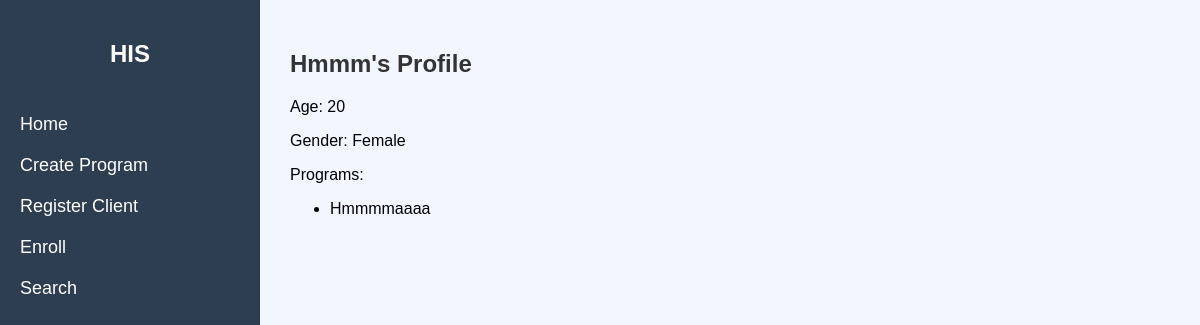
Page /client/2 on the committed database.
### app/models.py (models this page shows)
class Client(db.Model):
    id = db.Column(db.Integer, primary_key=True)
    name = db.Column(db.String(100), nullable=False)
    age = db.Column(db.Integer)
    gender = db.Column(db.String(10))
    programs = db.relationship('Program', secondary=enrollments, backref='clients')

class Program(db.Model):
    id = db.Column(db.Integer, primary_key=True)
    name = db.Column(db.String(100), unique=True, nullable=False)

### app/routes.py (the view)
@main.route('/client/<int:client_id>')
def client_profile(client_id):
    client = db.session.get(Client, client_id)
    if client is None:
        abort(404)
    return render_template('client_profile.html', client=client)

### templates/client_profile.html (shortened to what this page needs)
{% extends "base.html" %}
{% block content %}
<h2>{{ client.name }}'s Profile</h2>
<p>Age: {{ client.age }}</p>
<p>Gender: {{ client.gender }}</p>
<p>Programs:</p>
<ul>
    {% for program in client.programs %}
    <li>{{ program.name }}</li>
    {% endfor %}
</ul>
{% endblock %}

### static/style.css (style rules this page uses)
body { margin: 0; font-family: 'Arial', sans-serif; display: flex; height: 100vh; background-color: #f2f6ff; }
h2 { color: #333; }

### rows in the picture
Client: name "Hmmm", age "20", gender "Female"
Program: name "Hmmmmaaaa"
